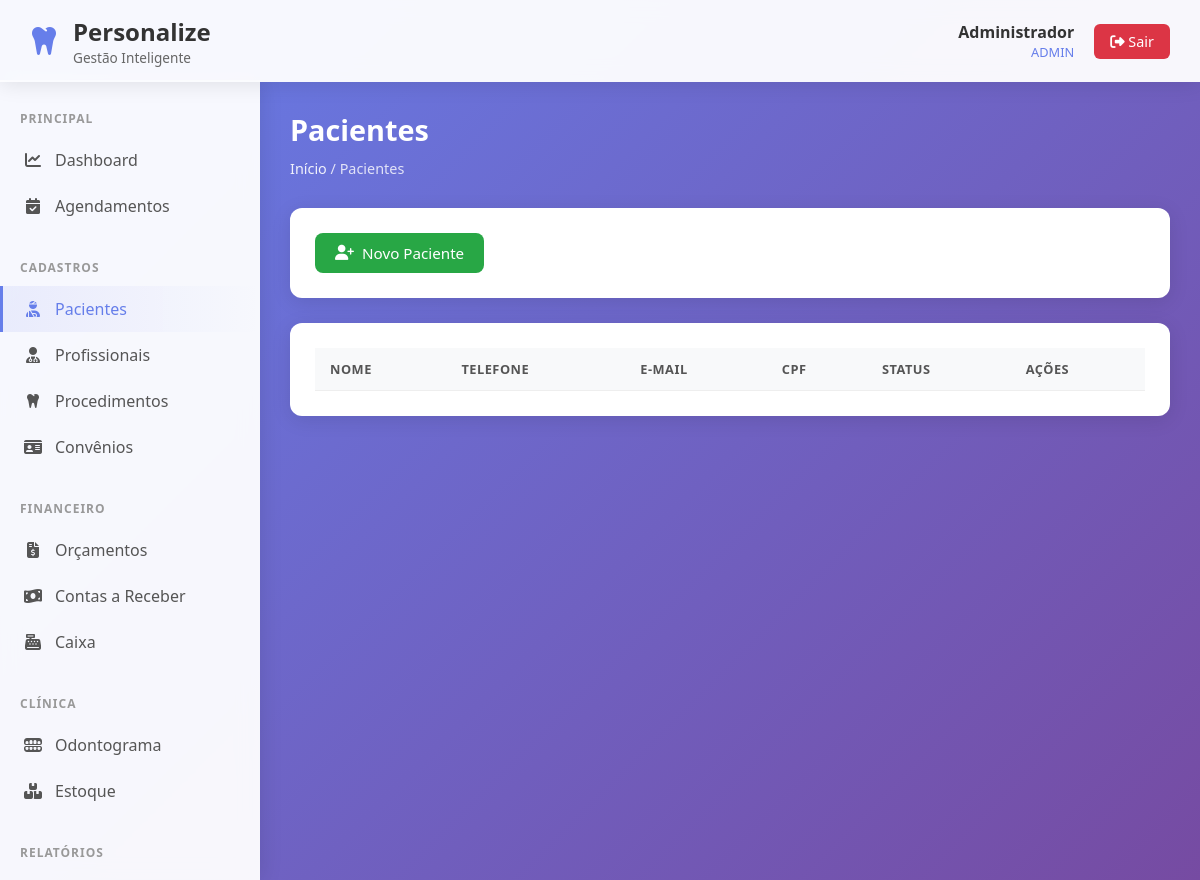
The page /pacientes/listar.php (signed in) on the database as committed earlier.
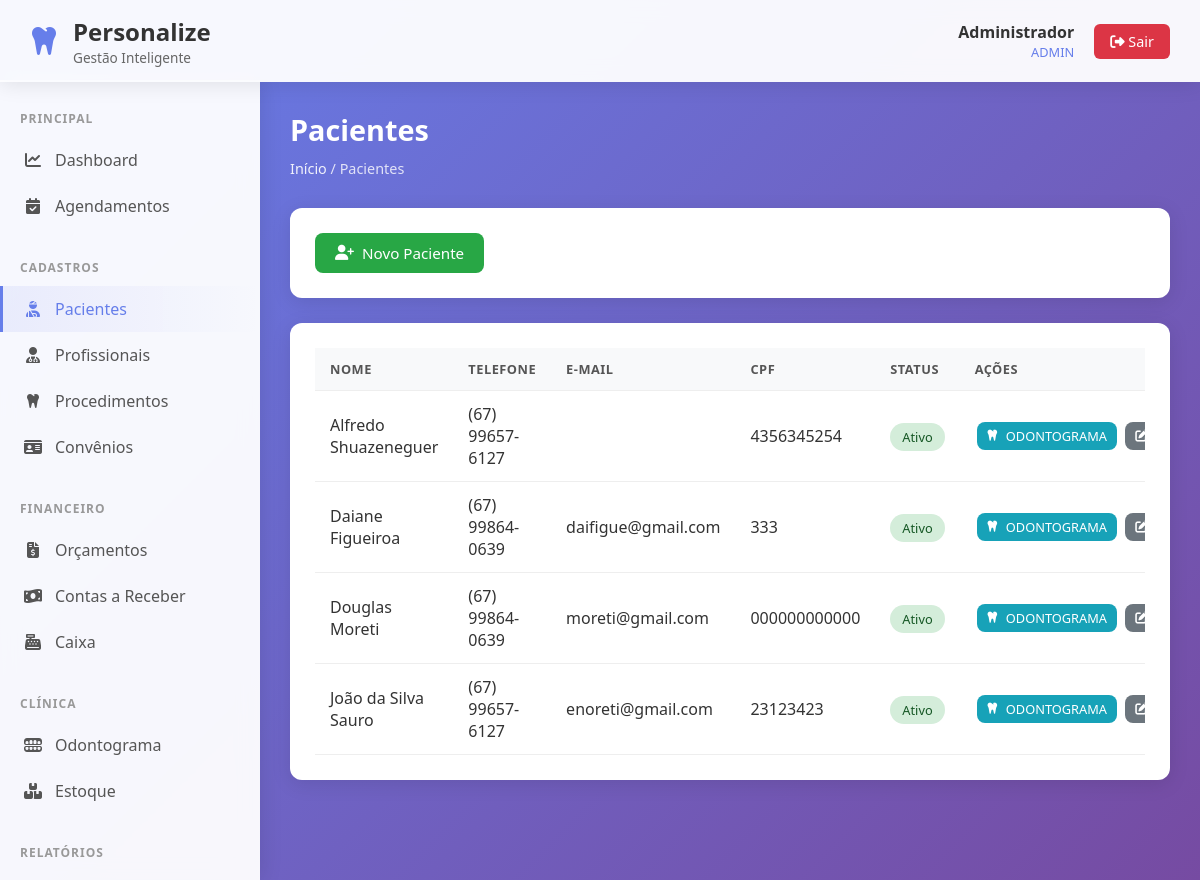
The same page on the database as committed later.
### tables this page shows
CREATE TABLE pacientes (
    id INTEGER PRIMARY KEY AUTOINCREMENT,
    nome TEXT NOT NULL,
    cpf TEXT UNIQUE,
    data_nascimento DATE,
    telefone TEXT,
    email TEXT,
    endereco TEXT,
    observacoes TEXT,
    created_at DATETIME DEFAULT CURRENT_TIMESTAMP
, ativo INTEGER DEFAULT 1);

### pacientes/listar.php (the view, shortened to what this page needs)
<?php
require_once '../includes/functions.php';
require_once '../config/conexao.php';
$stmt = $db->query("SELECT * FROM pacientes ORDER BY nome");
$pacientes = $stmt->fetchAll(PDO::FETCH_ASSOC);
include '../includes/header.php';
?>
<div class="page-header">
    <h1 class="page-title">Pacientes</h1>
    <div class="breadcrumb"><a href="../dashboard/index.php">Início</a> / Pacientes</div>
</div>
<div class="card" style="margin-bottom: 25px;">
    <a href="novo.php" class="btn btn-success"><i class="fa-solid fa-user-plus"></i> Novo Paciente</a>
</div>
<div class="card">
    <div class="table-container">
        <table>
            <thead>
                <tr>
                    <th>Nome</th>
                    <th>Telefone</th>
                    <th>E-mail</th>
                    <th>CPF</th>
                    <th>Status</th>
                    <th>Ações</th>
                </tr>
            </thead>
            <tbody>
                <?php foreach ($pacientes as $p): ?>
                    <tr>
                        <td><?php echo htmlspecialchars($p['nome']); ?></td>
                        <td><?php echo mascararTelefone($p['telefone']); ?></td>
                        <td><?php echo htmlspecialchars($p['email']); ?></td>
                        <td><?php echo mascararCPF($p['cpf']); ?></td>
                        <td><?php echo statusBadge($p['ativo'] ? 'Ativo' : 'Inativo'); ?></td>
                        <td style="white-space: nowrap;">
                            <a href="../odontograma/index.php?paciente_id=<?php echo $p['id']; ?>" class="btn btn-info" style="padding: 5px 10px; font-size: 0.8rem; margin: 2px; color: white;">
                                <i class="fa-solid fa-tooth"></i> ODONTOGRAMA
                            </a>
                            <a href="editar.php?id=<?php echo $p['id']; ?>" class="btn btn-secondary" style="padding: 5px 10px; font-size: 0.8rem; margin: 2px;">
                                <i class="fa-solid fa-pen-to-square"></i> Editar
                            </a>
                        </td>
                    </tr>
                <?php endforeach; ?>
            </tbody>
        </table>
    </div>
</div>
<?php include '../includes/footer.php'; ?>

### includes/functions.php (shortened to what this page needs)
<?php
function mascararCPF($cpf) {
    $cpf = preg_replace('/\D/', '', $cpf);
    if (strlen($cpf) !== 11) return $cpf;
    return preg_replace('/(\d{3})(\d{3})(\d{3})(\d{2})/', '$1.$2.$3-$4', $cpf);
}
function mascararTelefone($telefone) {
    $telefone = preg_replace('/\D/', '', $telefone);
    if (strlen($telefone) === 11) {
        return preg_replace('/(\d{2})(\d{5})(\d{4})/', '($1) $2-$3', $telefone);
    }
    return $telefone;
}
function statusBadge($status) {
    $status = strtolower($status);
    $classes = [
        'ativo' => 'badge-success',
        'inativo' => 'badge-danger',
        'pendente' => 'badge-warning',
        'confirmado' => 'badge-info',
        'agendado' => 'badge-info',
        'concluido' => 'badge-success',
        'cancelado' => 'badge-danger',
        'pago' => 'badge-success',
        'recebido' => 'badge-success',
        'aprovado' => 'badge-success',
        'recusado' => 'badge-danger',
    ];
    $classe = $classes[$status] ?? 'badge-secondary';
    return "<span class='badge $classe'>" . ucfirst($status) . "</span>";
}

Rows that differ between the two databases and show on the page:
added pacientes: nome "Alfredo Shuazeneguer", telefone "(67) 99657-6127", cpf "4356345254"
added pacientes: nome "Daiane Figueiroa", telefone "(67) 99864-0639", email "daifigue@gmail.com", cpf "333"
added pacientes: nome "Douglas Moreti", telefone "(67) 99864-0639", email "moreti@gmail.com", cpf "000000000000"
added pacientes: nome "João da Silva Sauro", telefone "(67) 99657-6127", email "enoreti@gmail.com", cpf "23123423"
